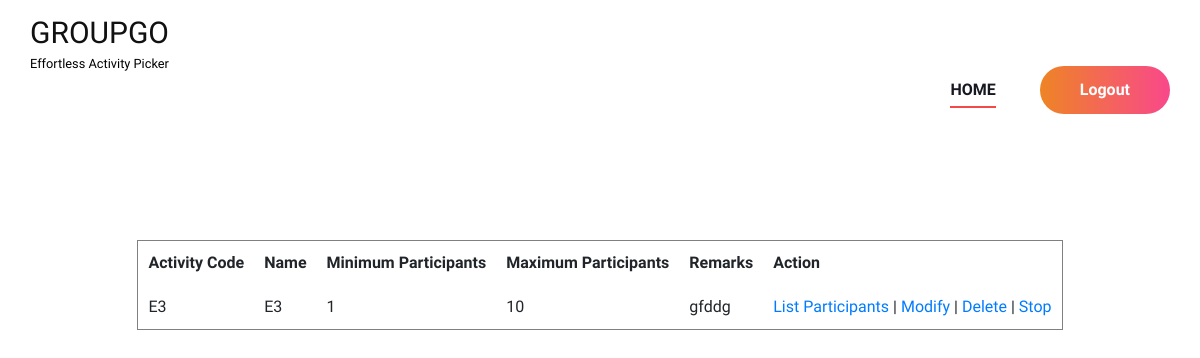
The page /event/details/3/ on the database as committed earlier.
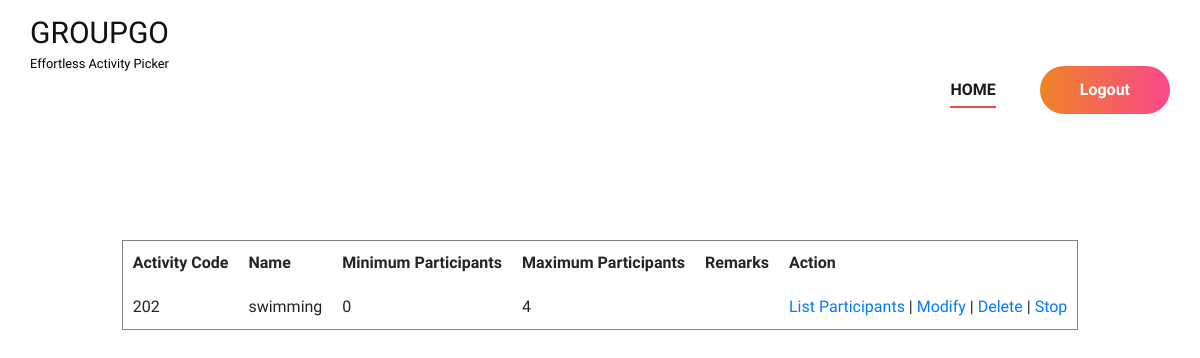
The same page on the database as committed later.
### AllocationAdmin/models.py (models this page shows)
class Event(models.Model):
    name=models.CharField(max_length=50)
    description=models.TextField(null=True,blank=True)
    min_participants=models.IntegerField()
    max_participants=models.IntegerField()
    code=models.CharField(max_length=50,unique=True)
    is_active = models.BooleanField(default=True)
    created_by=models.ForeignKey(User,on_delete=models.CASCADE)
    created_on=models.DateTimeField(auto_now_add=True)

### AllocationAdmin/views.py (the view)
# urls.py: path('event/details/<str:id>/', views.event_details, name="event_details"),
def event_details(request, id):
    event = Event.objects.get(id=id)
    return render(request, "Organizer/eventview.html", {"data": event})

### templates/Organizer/eventview.html (shortened to what this page needs)
{% extends 'Organizer/Head.html'%}
{% load static %}
{% block content %}
<br><br><br><br>
<!DOCTYPE html>
<html lang="en">
<head>
</head>
<body>
    <form action="" method="post">
        <table border="1" align="center" cellpadding="10">
            <tr>
                <th>Activity Code</th>
                <th>Name</th>
                <th>Minimum Participants</th>
                <th>Maximum Participants</th>
                <th>Remarks</th>
                <th>Action</th>
            </tr>
            <tr>
                <td>{{data.code}}</td>
                <td>{{data.name}}</td>
                <td>{{data.min_participants}}</td>
                <td>{{data.max_participants}}</td>
                <td>{{data.description}}</td>
                <td>
                    <a href="{% url 'list_participants' data.id %}">List Participants</a> |
                    <a href="{% url 'event_edit' data.id %}">Modify</a> |
                    <a href="{% url 'event_delete' data.id %}">Delete</a> |
                    {% if data.is_active %}
                    <a href="{% url 'stop_event' data.id %}">Stop</a>
                    {% else %}
                    <a href="{% url 'start_event' data.id %}">Start</a>
                    {% endif %}
                </td>
            </tr>
        </table>
    </form>
</body>
</html>
<br><br><br><br><br><br><br><br><br><br><br><br><br><br><br><br><br><br><br><br><br>
{% endblock content %}

### templates/Organizer/Head.html (shortened to what this page needs)
{% load static %}
<!DOCTYPE html>
<html lang="zxx">
<head>
  <link rel="stylesheet" href="https://cdn.datatables.net/1.10.24/css/dataTables.bootstrap4.min.css">
  <link href="https://cdn.jsdelivr.net/npm/bootstrap@5.3.3/dist/css/bootstrap.min.css" rel="stylesheet">
    <link rel="stylesheet" href="{% static 'Main/css/bootstrap.min.css' %}" type="text/css">
    <link rel="stylesheet" href="{% static 'Main/css/font-awesome.min.css' %}" type="text/css">
    <link rel="stylesheet" href="{% static 'Main/css/elegant-icons.css' %}" type="text/css">
    <link rel="stylesheet" href="{% static 'Main/css/owl.carousel.min.css' %}" type="text/css">
    <link rel="stylesheet" href="{% static 'Main/css/magnific-popup.css' %}" type="text/css">
    <link rel="stylesheet" href="{% static 'Main/css/slicknav.min.css' %}" type="text/css">
    <link rel="stylesheet" href="{% static 'Main/css/style.css' %}" type="text/css">
    <link rel="stylesheet" href="{% static 'Form/form.css' %}" />
</head>
<body>
    <header class="header-section">
        <div class="container">
            <div class="logo" style="padding-top: 15px !important;">
                <a href="{% url 'home' %}" class="">
                    <h3>GROUPGO</h3> <span class="small text-black">Effortless Activity Picker</span>
                </a>
            </div>
            <div class="nav-menu" style="padding-top:36px ;">
                <nav class="mainmenu mobile-menu">
                    <ul>
                        <li class="active"><a href="{% url 'index' %}">Home</a></li>
                    </ul>
                </nav>
                <a href="{% url 'logout' %}" class="primary-btn top-btn">Logout</a>
            </div>
        </div>
    </header>
    {% block content %}
    {% endblock content %}

### static/Main/css/style.css (style rules this page uses)
html, body { height: 100%; font-family: "Work Sans", sans-serif; -webkit-font-smoothing: antialiased; font-smoothing: antialiased; }
h1, h2, h3, h4, h5, h6 { margin: 0; color: #111111; font-weight: 400; font-family: "Work Sans", sans-serif; }
h3 { font-size: 30px; }
ul, ol { padding: 0; margin: 0; }
.primary-btn { display: inline-block; font-size: 16px; font-weight: 600; padding: 12px 40px; color: #ffffff; text-align: center; border-radius: 50px; background-image: -webkit-gradient(linear, left top, right top, from(#ee8425), to(#f9488b)), -webkit-gradient(linear, left top, right top, from(#ee8425), to(#f9488b)); background-image: -o-linear-gradient(left, #ee8425 0%, #f9488b 100%), -o-linear-gradient(left, #ee8425 0%, #f9488b 100%); background-image: linear-gradient(to right, #ee8425 0%, #f9488b 100%), linear-gradient(to right, #ee8425 0%, #f9488b 100%); }
.header-section { display: -webkit-box; display: -ms-flexbox; display: flex; }
.logo { float: left; padding-top: 36px; padding-bottom: 37px; }
.logo a { display: inline-block; }
.nav-menu { float: right; }
.nav-menu .mainmenu { display: inline-block; }
.nav-menu .mainmenu ul li { display: inline-block; list-style: none; margin-right: 40px; position: relative; }
.nav-menu .mainmenu ul li.active a:after { opacity: 1; }
.nav-menu .mainmenu ul li a { font-size: 16px; color: #171822; text-transform: uppercase; font-weight: 600; padding: 42px 0; position: relative; display: inline-block; }
.nav-menu .mainmenu ul li a:after { position: absolute; left: 0; bottom: 36px; height: 2px; width: 100%; background: #F44949; content: ""; opacity: 0; -webkit-transition: all 0.3s; -o-transition: all 0.3s; transition: all 0.3s; }
.nav-menu .primary-btn.top-btn { margin: 27px 0; }
@media only screen and (min-width: 1200px) { .container { max-width: 1170px; } }

Rows that differ between the two databases and show on the page:
changed Event: code "E3" → "202"; name "E3" → "swimming"; min_participants "1" → "0"; max_participants "10" → "4"; description "gfddg" → (not shown)
